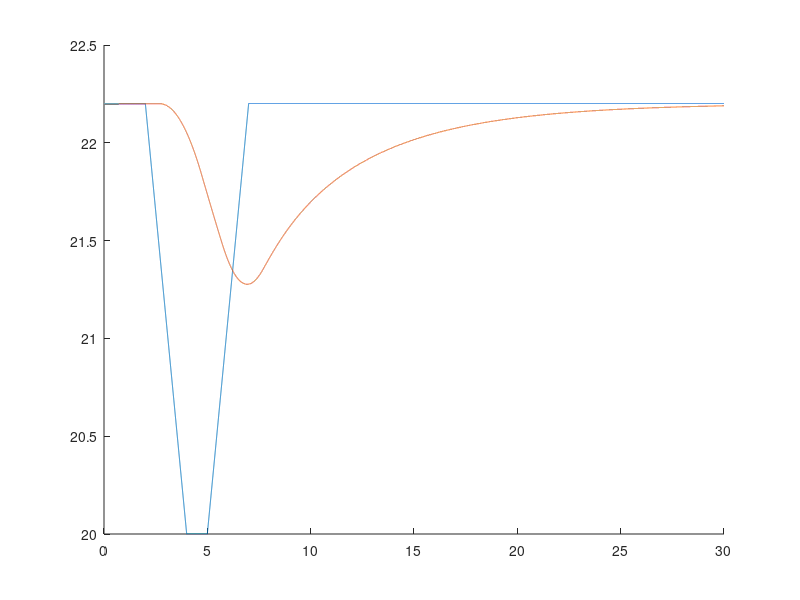

This chart was generated by the following MATLAB code:
% function zadanie2()
    
    dt = 0.001;
    t = 0:dt:30;
    N = length(t);
    przyspie1 = zeros(1,N);
    predkosc1 = zeros(1,N);
    polozenie1 = zeros(1,N);
    polozenie1(1) = 0;
    predkosc1(1) = 22.2;
    for n = 2:N
        if t(n)<= 2
            przyspie1(n) = 0;
        end
        if t(n) > 2 && t(n) < 4
            przyspie1(n) = -1.1;
        end
        if t(n) >=4 && t(n) < 5
            przyspie1(n) = 0;
        end

        if t(n) >= 5 && t(n) < 7
            przyspie1(n) = 1.1;
        end

        if t(n) > 7
            przyspie1(n) = 0;
        end
        predkosc1(n) = predkosc1(n-1) + dt*przyspie1(n-1);
        polozenie1(n) = polozenie1(n-1) + dt*predkosc1(n-1);
    end


    
    przyspie = zeros(6,N);
    predkosc = zeros(6,N);
    polozenie = zeros(6,N);
    
    przyspie(1,:) = przyspie1;
    predkosc(1,:) = predkosc1;
    polozenie(1,:) = polozenie1;
    polozenie(2,1) = 0;

    for i = 2:6
        polozenie(i,1) = polozenie(i-1,1)-8;
    end
    
    
    j = 1;
    while t(j)<=0.7
        for i = 2:6
            predkosc(i,j) = 22.2;
        end
        j = j+1;
    end
    
    %disp(predkosc(:,690:730))
    for i = 2:6
        for n = 701:N
            predkosc(i,n) = predkosc(i,n-1) + dt*przyspie(i,n-1);
            polozenie(i,n) = polozenie(i,n-1) + dt*predkosc(i,n-1);
            przyspie(i,n) = 0.3*predkosc(i,n)^0.5 * (predkosc(i-1,n-700) - predkosc(i,n-700))/(polozenie(i-1,n-700) - polozenie(i,n-700))^0.8;
        end
    end


hold on

plot(t,predkosc(1,:))
plot(t,predkosc(2,:))
plot(t,predkosc(3,:))
plot(t,predkosc(4,:))
plot(t,predkosc(5,:))
plot(t,predkosc(6,:))

hold off
